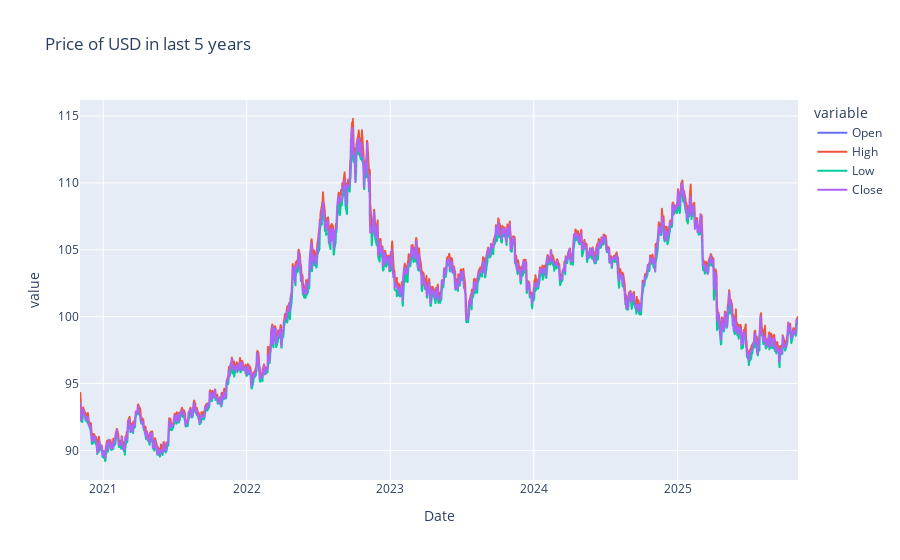

The cell this chart's notebook holds for it:
### Markdown cell above
## Question 1

### Code cell
fig = px.line(cln_data, x="Date", y=["Open", "High", "Low", "Close"], title="Price of USD in last 5 years")
fig.show()

### Figure 1 — Plotly figure (JSON) as saved in the notebook; plotly's stock layout.template omitted (floating-point values rounded to 4 significant figures; data arrays with more than 128 entries replaced by an {"elided": "..."} marker saying what was removed)
{"data": [{"hovertemplate": "variable=Open<br>Date=%{x}<br>value=%{y}<extra></extra>", "legendgroup": "Open", "line": {"color": "#636efa", "dash": "solid"}, "marker": {"symbol": "circle"}, "mode": "lines", "name": "Open", "showlegend": true, "type": "scattergl", "x": {"elided": "1258 str values"}, "xaxis": "x", "y": {"elided": "1258 float values"}, "yaxis": "y"}, {"hovertemplate": "variable=High<br>Date=%{x}<br>value=%{y}<extra></extra>", "legendgroup": "High", "line": {"color": "#EF553B", "dash": "solid"}, "marker": {"symbol": "circle"}, "mode": "lines", "name": "High", "showlegend": true, "type": "scattergl", "x": {"elided": "1258 str values"}, "xaxis": "x", "y": {"elided": "1258 float values"}, "yaxis": "y"}, {"hovertemplate": "variable=Low<br>Date=%{x}<br>value=%{y}<extra></extra>", "legendgroup": "Low", "line": {"color": "#00cc96", "dash": "solid"}, "marker": {"symbol": "circle"}, "mode": "lines", "name": "Low", "showlegend": true, "type": "scattergl", "x": {"elided": "1258 str values"}, "xaxis": "x", "y": {"elided": "1258 float values"}, "yaxis": "y"}, {"hovertemplate": "variable=Close<br>Date=%{x}<br>value=%{y}<extra></extra>", "legendgroup": "Close", "line": {"color": "#ab63fa", "dash": "solid"}, "marker": {"symbol": "circle"}, "mode": "lines", "name": "Close", "showlegend": true, "type": "scattergl", "x": {"elided": "1258 str values"}, "xaxis": "x", "y": {"elided": "1258 float values"}, "yaxis": "y"}], "layout": {"legend": {"title": {"text": "variable"}, "tracegroupgap": 0}, "title": {"text": "Price of USD in last 5 years"}, "xaxis": {"anchor": "y", "domain": [0, 1], "title": {"text": "Date"}}, "yaxis": {"anchor": "x", "domain": [0, 1], "title": {"text": "value"}}}}
